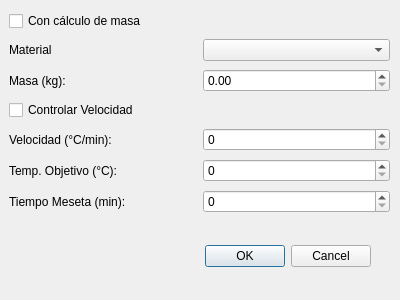
<?xml version="1.0" encoding="UTF-8"?>
<ui version="4.0">
 <class>Dialog</class>
 <widget class="QDialog" name="Dialog">
  <property name="geometry">
   <rect>
    <x>0</x>
    <y>0</y>
    <width>400</width>
    <height>300</height>
   </rect>
  </property>
  <property name="sizePolicy">
   <sizepolicy hsizetype="Fixed" vsizetype="Fixed">
    <horstretch>0</horstretch>
    <verstretch>0</verstretch>
   </sizepolicy>
  </property>
  <property name="minimumSize">
   <size>
    <width>400</width>
    <height>300</height>
   </size>
  </property>
  <property name="maximumSize">
   <size>
    <width>400</width>
    <height>300</height>
   </size>
  </property>
  <property name="windowTitle">
   <string>Perfil de Temperatura</string>
  </property>
  <widget class="QDialogButtonBox" name="btn_ciclos">
   <property name="geometry">
    <rect>
     <x>30</x>
     <y>240</y>
     <width>341</width>
     <height>32</height>
    </rect>
   </property>
   <property name="sizePolicy">
    <sizepolicy hsizetype="Fixed" vsizetype="Fixed">
     <horstretch>0</horstretch>
     <verstretch>0</verstretch>
    </sizepolicy>
   </property>
   <property name="orientation">
    <enum>Qt::Orientation::Horizontal</enum>
   </property>
   <property name="standardButtons">
    <set>QDialogButtonBox::StandardButton::Cancel|QDialogButtonBox::StandardButton::Ok</set>
   </property>
  </widget>
  <widget class="QWidget" name="gridLayoutWidget">
   <property name="geometry">
    <rect>
     <x>-1</x>
     <y>-1</y>
     <width>401</width>
     <height>223</height>
    </rect>
   </property>
   <layout class="QGridLayout" name="gridLayout">
    <property name="leftMargin">
     <number>10</number>
    </property>
    <property name="topMargin">
     <number>10</number>
    </property>
    <property name="rightMargin">
     <number>10</number>
    </property>
    <item row="2" column="0">
     <widget class="QLabel" name="label_4">
      <property name="text">
       <string>Masa (kg):</string>
      </property>
     </widget>
    </item>
    <item row="0" column="0">
     <widget class="QCheckBox" name="check_masa">
      <property name="text">
       <string>Con cálculo de masa</string>
      </property>
     </widget>
    </item>
    <item row="3" column="0">
     <widget class="QCheckBox" name="check_velocidad">
      <property name="text">
       <string>Controlar Velocidad</string>
      </property>
     </widget>
    </item>
    <item row="7" column="0">
     <widget class="QLabel" name="label_3">
      <property name="text">
       <string>Tiempo Meseta (min):</string>
      </property>
     </widget>
    </item>
    <item row="4" column="1">
     <widget class="QSpinBox" name="spin_velocidad">
      <property name="maximum">
       <number>50</number>
      </property>
     </widget>
    </item>
    <item row="7" column="1">
     <widget class="QSpinBox" name="spin_tiempo_meseta">
      <property name="maximum">
       <number>3600</number>
      </property>
     </widget>
    </item>
    <item row="6" column="1">
     <widget class="QSpinBox" name="spin_temp_objetivo">
      <property name="maximum">
       <number>1000</number>
      </property>
     </widget>
    </item>
    <item row="6" column="0">
     <widget class="QLabel" name="label_2">
      <property name="text">
       <string>Temp. Objetivo (°C):</string>
      </property>
     </widget>
    </item>
    <item row="4" column="0">
     <widget class="QLabel" name="label">
      <property name="text">
       <string>Velocidad (°C/min):</string>
      </property>
     </widget>
    </item>
    <item row="1" column="0">
     <widget class="QLabel" name="label_5">
      <property name="text">
       <string>Material</string>
      </property>
     </widget>
    </item>
    <item row="1" column="1">
     <widget class="QComboBox" name="combo_material"/>
    </item>
    <item row="2" column="1">
     <widget class="QDoubleSpinBox" name="spin_masa">
      <property name="maximum">
       <double>10.000000000000000</double>
      </property>
     </widget>
    </item>
   </layout>
  </widget>
 </widget>
 <resources/>
 <connections>
  <connection>
   <sender>btn_ciclos</sender>
   <signal>accepted()</signal>
   <receiver>Dialog</receiver>
   <slot>accept()</slot>
   <hints>
    <hint type="sourcelabel">
     <x>248</x>
     <y>254</y>
    </hint>
    <hint type="destinationlabel">
     <x>157</x>
     <y>274</y>
    </hint>
   </hints>
  </connection>
  <connection>
   <sender>btn_ciclos</sender>
   <signal>rejected()</signal>
   <receiver>Dialog</receiver>
   <slot>reject()</slot>
   <hints>
    <hint type="sourcelabel">
     <x>316</x>
     <y>260</y>
    </hint>
    <hint type="destinationlabel">
     <x>286</x>
     <y>274</y>
    </hint>
   </hints>
  </connection>
 </connections>
</ui>
